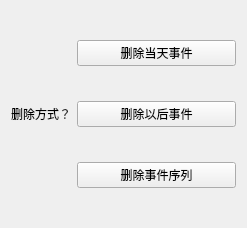
<?xml version="1.0" encoding="UTF-8"?>
<ui version="4.0">
 <class>DialogWidget</class>
 <widget class="QWidget" name="DialogWidget">
  <property name="geometry">
   <rect>
    <x>0</x>
    <y>0</y>
    <width>247</width>
    <height>228</height>
   </rect>
  </property>
  <property name="windowTitle">
   <string>Form</string>
  </property>
  <layout class="QHBoxLayout" name="horizontalLayout_2">
   <item>
    <widget class="QLabel" name="label">
     <property name="sizePolicy">
      <sizepolicy hsizetype="Fixed" vsizetype="Preferred">
       <horstretch>0</horstretch>
       <verstretch>0</verstretch>
      </sizepolicy>
     </property>
     <property name="text">
      <string>删除方式？</string>
     </property>
     <property name="alignment">
      <set>Qt::AlignLeading|Qt::AlignLeft|Qt::AlignVCenter</set>
     </property>
    </widget>
   </item>
   <item>
    <layout class="QVBoxLayout" name="verticalLayout">
     <item>
      <widget class="QPushButton" name="pushButton">
       <property name="text">
        <string>删除当天事件</string>
       </property>
      </widget>
     </item>
     <item>
      <widget class="QPushButton" name="pushButton_2">
       <property name="text">
        <string>删除以后事件</string>
       </property>
      </widget>
     </item>
     <item>
      <widget class="QPushButton" name="pushButton_3">
       <property name="text">
        <string>删除事件序列</string>
       </property>
      </widget>
     </item>
    </layout>
   </item>
  </layout>
 </widget>
 <resources/>
 <connections/>
</ui>
